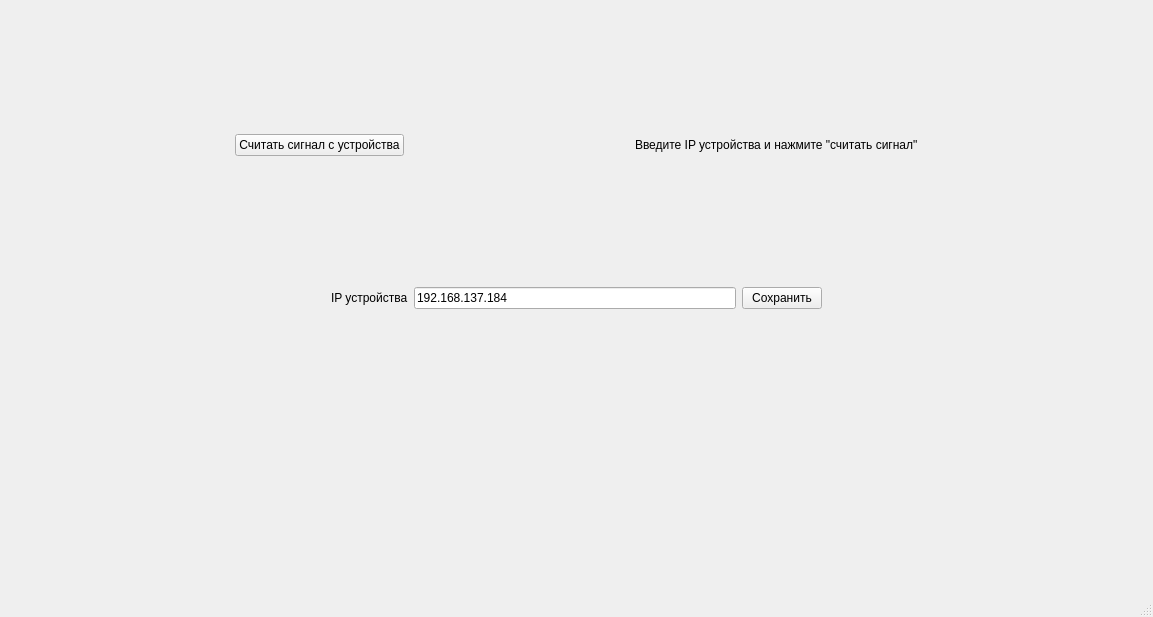
<?xml version="1.0" encoding="UTF-8"?>
<ui version="4.0">
 <class>MainWindow</class>
 <widget class="QMainWindow" name="MainWindow">
  <property name="geometry">
   <rect>
    <x>0</x>
    <y>0</y>
    <width>1153</width>
    <height>617</height>
   </rect>
  </property>
  <property name="windowTitle">
   <string>MainWindow</string>
  </property>
  <widget class="QWidget" name="centralwidget">
   <layout class="QGridLayout" name="gridLayout">
    <item row="0" column="0">
     <layout class="QHBoxLayout" name="horizontalLayout">
      <item>
       <spacer name="horizontalSpacer_2">
        <property name="orientation">
         <enum>Qt::Horizontal</enum>
        </property>
        <property name="sizeHint" stdset="0">
         <size>
          <width>40</width>
          <height>20</height>
         </size>
        </property>
       </spacer>
      </item>
      <item>
       <widget class="QPushButton" name="getSignal">
        <property name="text">
         <string>Считать сигнал с устройства</string>
        </property>
       </widget>
      </item>
      <item>
       <spacer name="horizontalSpacer">
        <property name="orientation">
         <enum>Qt::Horizontal</enum>
        </property>
        <property name="sizeHint" stdset="0">
         <size>
          <width>40</width>
          <height>20</height>
         </size>
        </property>
       </spacer>
      </item>
      <item>
       <widget class="QLabel" name="label">
        <property name="text">
         <string>Введите IP устройства и нажмите &quot;считать сигнал&quot;</string>
        </property>
       </widget>
      </item>
      <item>
       <spacer name="horizontalSpacer_3">
        <property name="orientation">
         <enum>Qt::Horizontal</enum>
        </property>
        <property name="sizeHint" stdset="0">
         <size>
          <width>40</width>
          <height>20</height>
         </size>
        </property>
       </spacer>
      </item>
     </layout>
    </item>
    <item row="2" column="0">
     <widget class="MplWidget" name="mplWidget" native="true"/>
    </item>
    <item row="1" column="0">
     <layout class="QHBoxLayout" name="horizontalLayout_2">
      <item>
       <spacer name="horizontalSpacer_4">
        <property name="orientation">
         <enum>Qt::Horizontal</enum>
        </property>
        <property name="sizeHint" stdset="0">
         <size>
          <width>40</width>
          <height>20</height>
         </size>
        </property>
       </spacer>
      </item>
      <item>
       <widget class="QLabel" name="label_2">
        <property name="text">
         <string>IP устройства</string>
        </property>
       </widget>
      </item>
      <item>
       <widget class="QLineEdit" name="ipLine">
        <property name="text">
         <string>192.168.137.184</string>
        </property>
       </widget>
      </item>
      <item>
       <widget class="QPushButton" name="ipButton">
        <property name="text">
         <string>Сохранить</string>
        </property>
       </widget>
      </item>
      <item>
       <spacer name="horizontalSpacer_5">
        <property name="orientation">
         <enum>Qt::Horizontal</enum>
        </property>
        <property name="sizeHint" stdset="0">
         <size>
          <width>40</width>
          <height>20</height>
         </size>
        </property>
       </spacer>
      </item>
     </layout>
    </item>
   </layout>
  </widget>
  <widget class="QMenuBar" name="menubar">
   <property name="geometry">
    <rect>
     <x>0</x>
     <y>0</y>
     <width>1153</width>
     <height>21</height>
    </rect>
   </property>
  </widget>
  <widget class="QStatusBar" name="statusbar"/>
 </widget>
 <customwidgets>
  <customwidget>
   <class>MplWidget</class>
   <extends>QWidget</extends>
   <header>mplwidget.h</header>
   <container>1</container>
  </customwidget>
 </customwidgets>
 <resources/>
 <connections/>
</ui>
